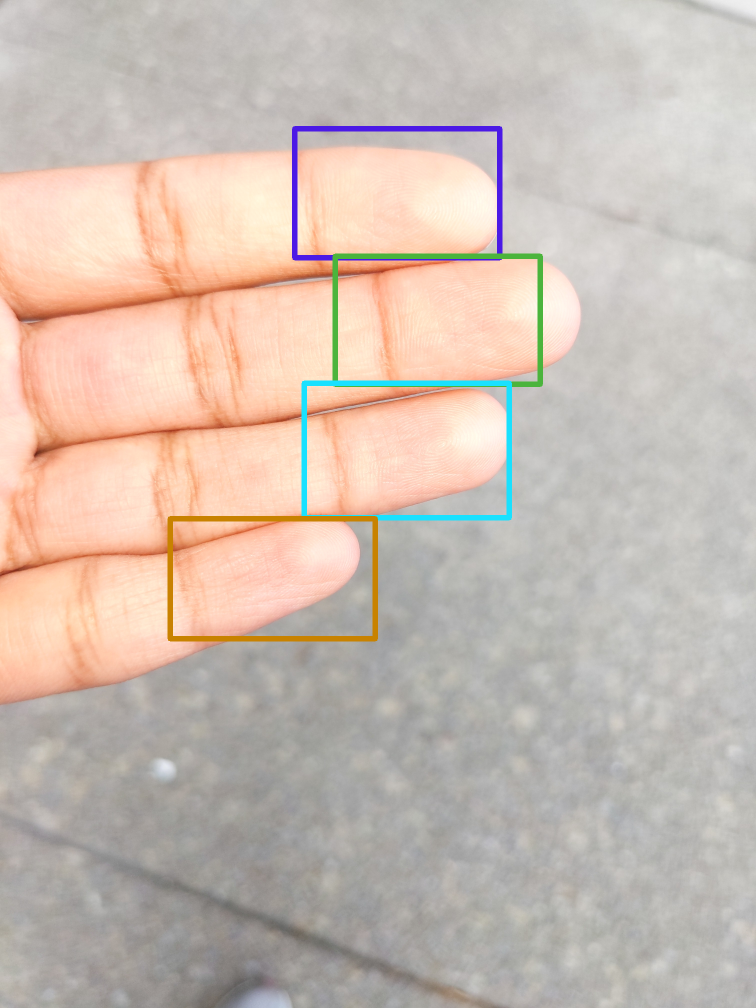
#> input picture lib/test.png, 1512 x 2016 px (shown at 1/2 size)
$ python -i hr_segmentation.py   (imports and definitions only)   (older library calls are emulated)
#> lines starting #> are read from the running program, lines starting #| are printed output that depends on the picture; after the words box and inside, x2 and y2 are one past the last pixel; in counts of white or black regions, pixels touching at a corner belong together
#> further down, picture is the input picture: shape (2016, 1512, 3); mean B, G, R 178.7, 188.8, 203.2
import numpy as np
import cv2
import os
import json

def segment_distals(img):
    scale = 0.05
    inv = 1/scale

    scale_save = 0.5
    scale_save_inv = 1 / scale_save
    img_save = cv2.resize(img, (0,0), fx=scale_save, fy=scale_save)

    x,y,w,h = int(img.shape[1]*scale)-120,20,120,150 # x, y, w, h
#> x = -45; y = 20; w = 120; h = 150

    small = cv2.resize(img, (0,0), fx=scale, fy=scale)

    mask = np.zeros(small.shape[:2],np.uint8)
    bgdModel = np.zeros((1,65),np.float64)
    fgdModel = np.zeros((1,65),np.float64)

    mask, bgdModel, fgdModel = cv2.grabCut(small, mask, (x,y,w,h), bgdModel, fgdModel, 5, cv2.GC_INIT_WITH_RECT)
    cv2.rectangle(small, (x, y), (x+w, y+h), (0,0,255), 2)
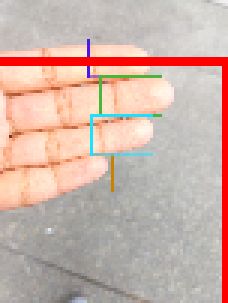
#> small: shape (101, 76, 3) (shown 3 times larger); mean B, G, R 169.3, 179, 204.9

    mask2 = np.where((mask==2)|(mask==0),0,1).astype('uint8')
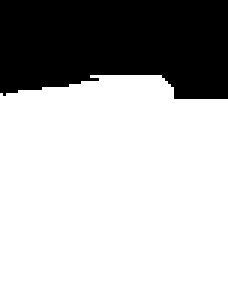
#> mask2: shape (101, 76) (shown 3 times larger); values 0 (black) and 1 (white), 71.5% white; 1 black region, box (x1, y1, x2, y2) and area: (0, 0, 76, 33) 2188
    cv2.imwrite("./small_mask.jpg", mask2 )

    mask2 = cv2.resize(mask2, (img_save.shape[1],img_save.shape[0]))
#> mask2: shape (1008, 756); values 0 (black) and 1 (white), 71.5% white; 1 black region, box (x1, y1, x2, y2) and area: (0, 0, 756, 329) 217303

    kernel = cv2.getStructuringElement(cv2.MORPH_ELLIPSE, (11, 11))
    opening = cv2.morphologyEx(mask2, cv2.MORPH_OPEN, kernel, iterations=7)
#> opening: shape (1008, 756); values 0 (black) and 1 (white), 71.3% white; 1 black region, box (x1, y1, x2, y2) and area: (0, 0, 756, 329) 218446

    img_seg = img_save*opening[:,:,np.newaxis]
    cv2.imwrite("./small_mask.jpg", mask2)

    cv2.imwrite("./segmented.jpg", img_seg)
    cv2.imwrite("./orgimg.jpg", small)
    cv2.imwrite("./mask.jpg",opening * 255)

    scale = 1
    delta = 0
    ddepth = cv2.CV_16S

    src = img_seg
    src = cv2.GaussianBlur(src, (3, 3), 0)
    gray = cv2.cvtColor(src, cv2.COLOR_BGR2GRAY)
    grad_x = cv2.Sobel(gray, ddepth, 1, 0, ksize=3, scale=scale, delta=delta, borderType=cv2.BORDER_DEFAULT)
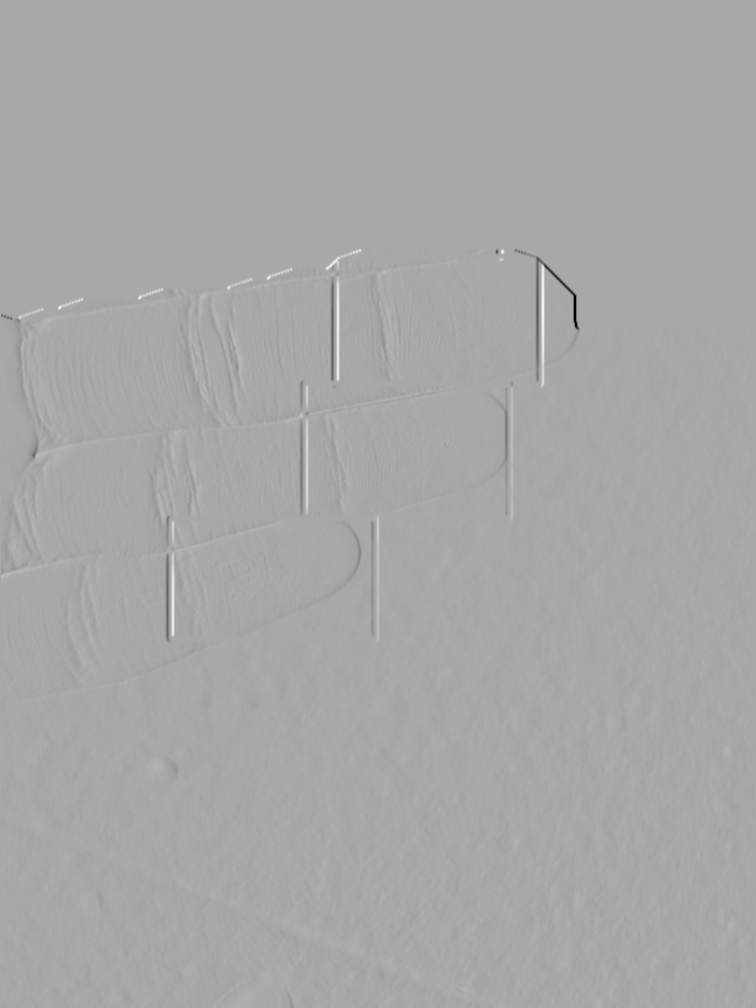
#> grad_x: shape (1008, 756) int16; min -734, max 380, mean -0.1; drawn with min black and max white
    grad_y = cv2.Sobel(gray, ddepth, 0, 1, ksize=3, scale=scale, delta=delta, borderType=cv2.BORDER_DEFAULT)
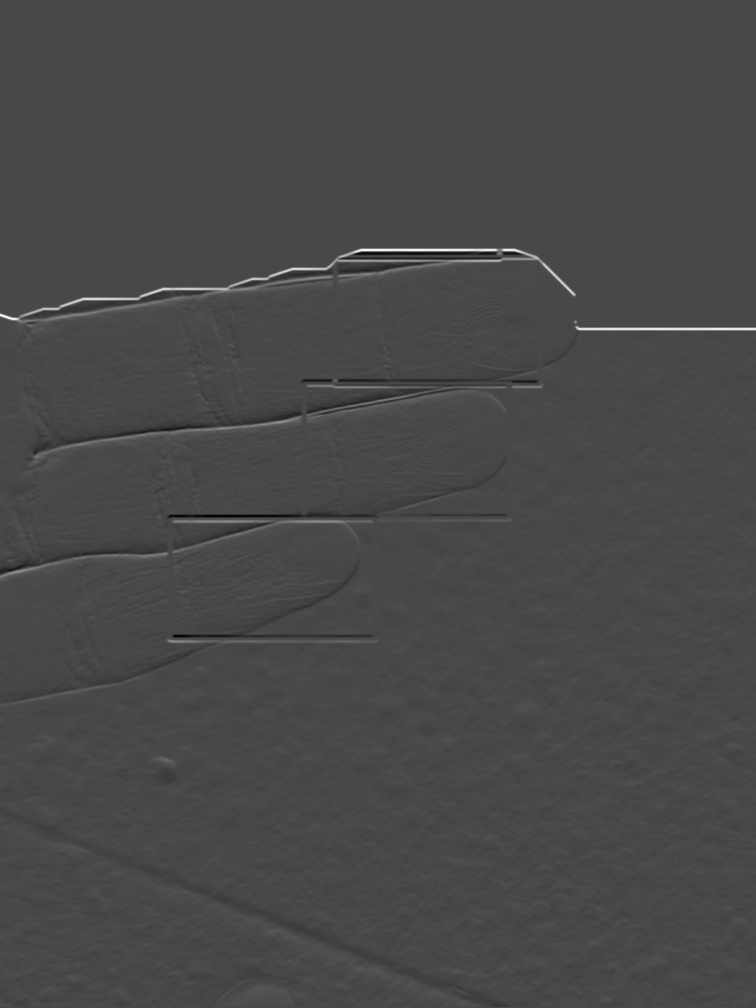
#> grad_y: shape (1008, 756) int16; min -279, max 700, mean 1.3; drawn with min black and max white
    abs_grad_x = cv2.convertScaleAbs(grad_x)
    abs_grad_y = cv2.convertScaleAbs(grad_y)
    grad = cv2.addWeighted(abs_grad_x, 0.5, abs_grad_y, 0.5, 0)
    # cv2.imwrite("./gradient.jpg", grad)
    edges = cv2.Canny(grad,100,100)
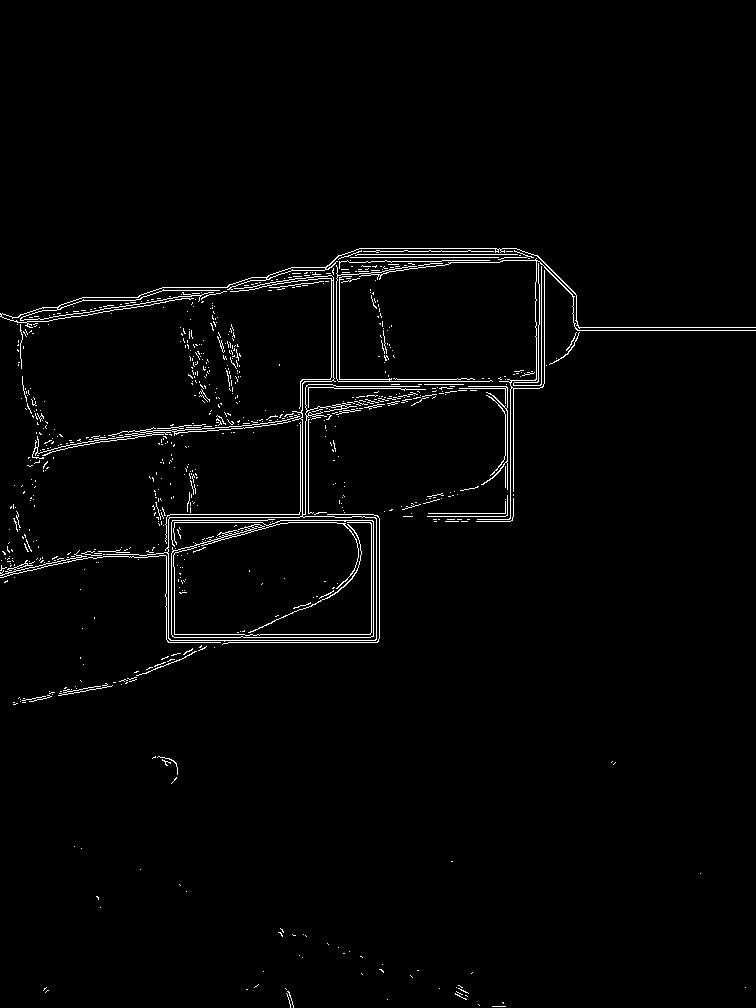
#> edges: shape (1008, 756); 1.9% white in thin lines or dots, all inside (x1, y1, x2, y2) = (0, 248, 756, 1008)
    # cv2.imwrite("./edges.jpg", edges)


    ret, thresh = cv2.threshold(opening*255,50,255,0)
    contours, hierarchy = cv2.findContours(thresh, cv2.RETR_TREE, cv2.CHAIN_APPROX_SIMPLE)
#> contours = 1 contour; box (x1, y1, x2, y2) and area: (0, 250, 756, 1008) 542146
    top = []
    for i in range(len(contours)):
        hull = cv2.convexHull(contours[i],returnPoints=False)
        defects = cv2.convexityDefects(contours[i], hull)
        #cv2.drawContours(img, [hull], -1, (255, 0, 0), 2)
        for j in range(defects.shape[0]):
            s,e,f,d = defects[j,0]
            start = tuple(contours[i][s][0])
            end = tuple(contours[i][e][0])
            far = tuple(contours[i][f][0])

            top.append([d, start,end, far])
#> this loop made 1 pass
#> hull on pass 1: [129, 109, 108, 107, 106, 66, 0]
#> after the loop, top = [[3922, (360, 250), (82, 299), (227, 289)], [1888, (82, 299), (0, 315), (18, 319)], [14167, (755, 329), (515, 250), (578, 329)]]

    top.sort(key=lambda x: x[0], reverse=True)
    convex_points = []
    for d,start,end,far in top[:3]:
        cv2.putText(img_seg,str(d), far, cv2.FONT_HERSHEY_SIMPLEX, 5, 255)
        cv2.line(img_seg,start,end,[0,255,0],2)
        cv2.circle(img_seg,far,20,[0,0,255],-1)
        convex_points.append(far)
#> this loop made 3 passes
#> (d, start, end, far) on passes 1 to 3: (14167, (755, 329), (515, 250), (578, 329)), (3922, (360, 250), (82, 299), (227, 289)), (1888, (82, 299), (0, 315), (18, 319))
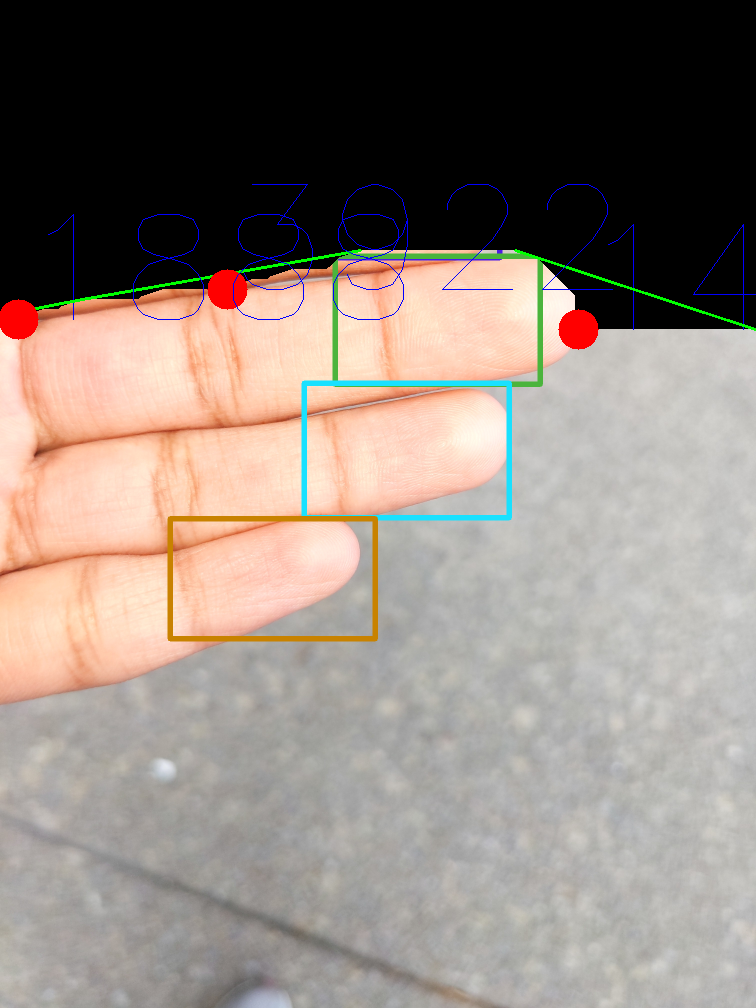
#> img_seg: shape (1008, 756, 3); mean B, G, R 123.1, 130.7, 141.8
#> after the loop, convex_points = [(578, 329), (227, 289), (18, 319)]

    convex_points.sort(key=lambda x: x[1])

    x1, y1 = 0, [i for i,x in enumerate(opening[:,-1]) if x == 1][0]
#> x1 = 0; y1 = 329
    x2, y2 = convex_points[0]
#> x2 = 227; y2 = 289
    x3, y3 = convex_points[1]
#> x3 = 18; y3 = 319
    x4, y4 = convex_points[2]
#> x4 = 578; y4 = 329
    x5, y5 = 0, [i for i,x in enumerate(opening[:,-1]) if x == 1][-1]
#> x5 = 0; y5 = 1007
    boxes = []
    width_finger = max((y3-y2),(y4-y3))
#> width_finger = 30

    topleft = (x2 - 100, y2 - width_finger)
#> topleft = (127, 259)
    bottomright = (x2 - 100 + int(width_finger * 1.5), y2)
#> bottomright = (172, 289)
    cv2.rectangle(img_seg, topleft, bottomright, (0,255,255), 5)
    boxes.append([int(topleft[0]), int(topleft[1]), int(bottomright[0]), int(bottomright[1])])

    topleft = (x3 - int(width_finger/2), y2)
#> topleft = (3, 289)
    bottomright = (x3 - int(width_finger/2) + 200 + int(width_finger * 1.5), y3)
#> bottomright = (248, 319)
    cv2.rectangle(img_seg, topleft, bottomright, (0,255,255), 5)
    boxes.append([int(topleft[0]), int(topleft[1]), int(bottomright[0]), int(bottomright[1])])

    topleft = (x3 - 150, y3)
#> topleft = (-132, 319)
    bottomright = (x3 - 150 + int(width_finger * 1.5), y4)
#> bottomright = (-87, 329)
    cv2.rectangle(img_seg, topleft, bottomright, (0,255,255), 5)
    boxes.append([int(topleft[0]), int(topleft[1]), int(bottomright[0]), int(bottomright[1])])

    topleft = (x4 - 100, y4)
#> topleft = (478, 329)
    bottomright = (x4 - 100 + int(width_finger * 1.5), y4 + width_finger)
#> bottomright = (523, 359)
    cv2.rectangle(img_seg, topleft, bottomright, (0,255,255), 5)
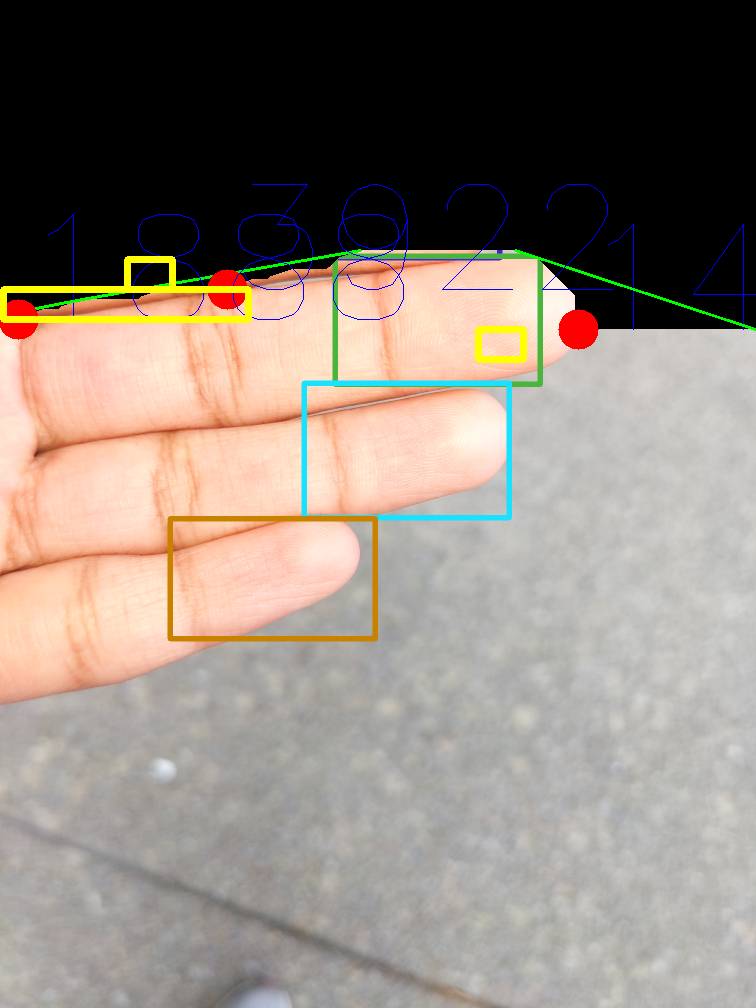
#> img_seg: shape (1008, 756, 3); mean B, G, R 122.4, 131.8, 142.5
    boxes.append([int(topleft[0]), int(topleft[1]), int(bottomright[0]), int(bottomright[1])])

    labels = [0,0,0,0]
    return img_seg

def main(file):
    img_seg = segment_distals(file)
    return img_seg

# segment_distals("2_google_41879_1_RIGHT_image_fingerprint5K9SUL2L.png")

>>> import cv2
>>> picture = cv2.imread('test.png')
>>> result = segment_distals(picture)
